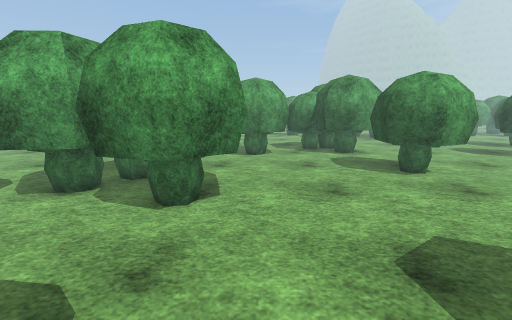
[1] (above)

22 first-person views from a walk through a scene from a Unity 3-D project. The camera is 1.4 m above the floor, tilts 10° down and sees 90° across. The floor is counted in squares, 0.5 m on a side. Each view is taken from the middle of a square. On the plan, view 1 faces up. The plan holds only what a view shows up to about 19 squares ahead; the rest is blank. The place goes on beyond the plan. Surface patterns are stand-ins for the level's own textures.

[2]
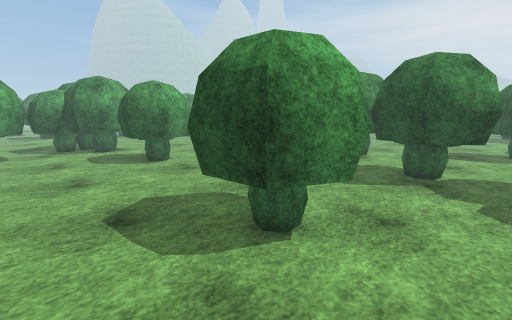

[3]
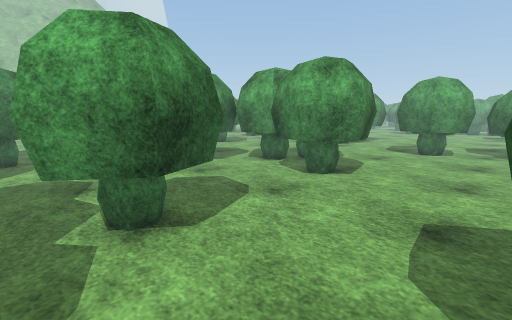

[4]
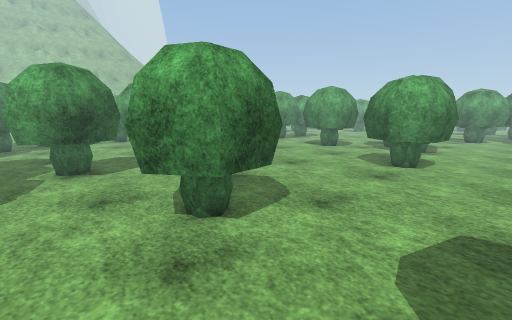

[5]
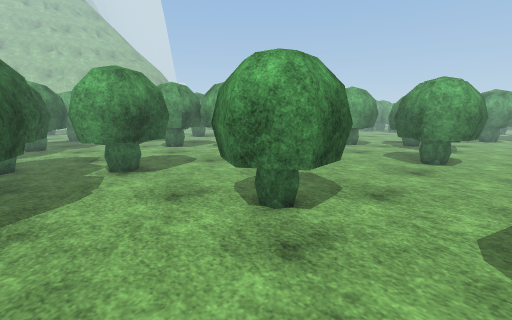

[6]
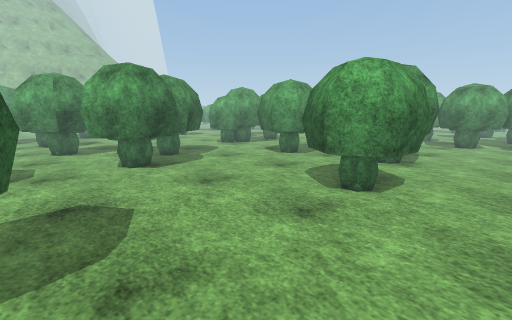

[7]
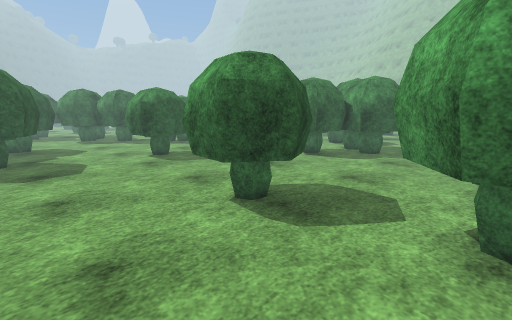

[8]
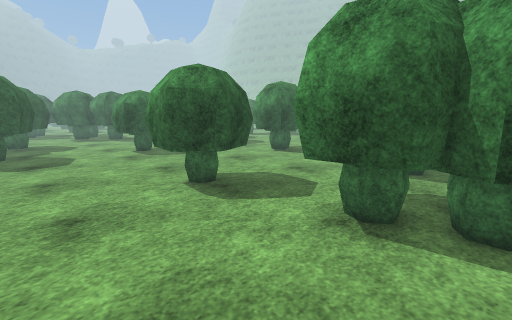

[9]
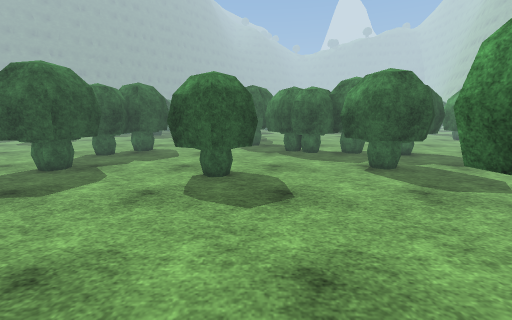

[10]
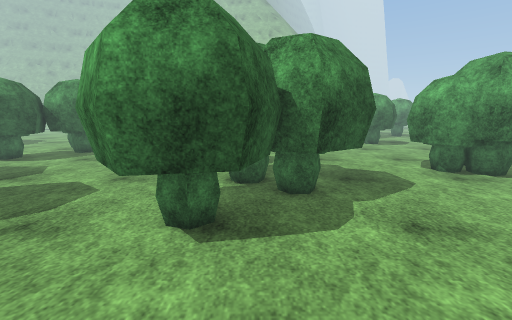

[11]
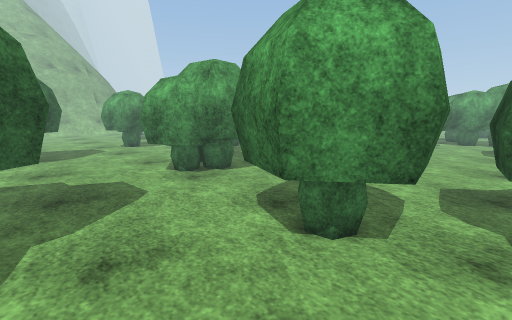

[12]
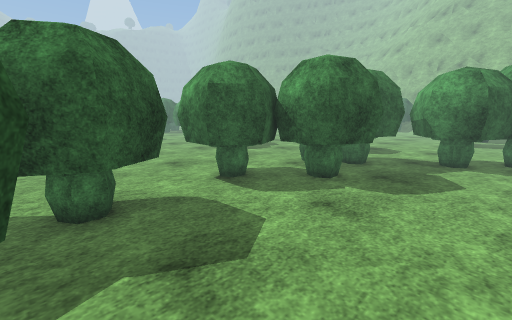

[13]
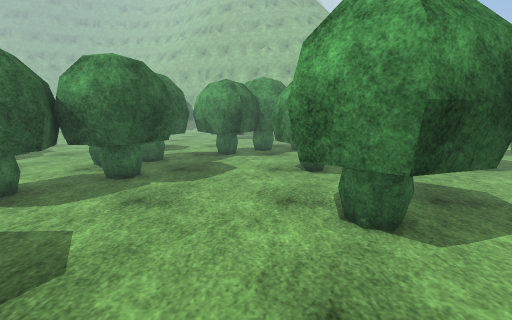

[14]
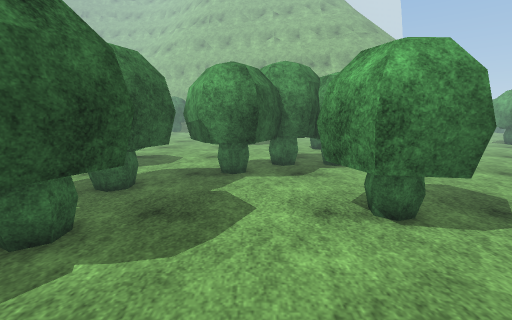

[15]
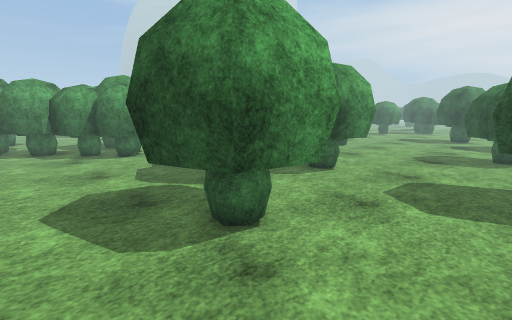

[16]
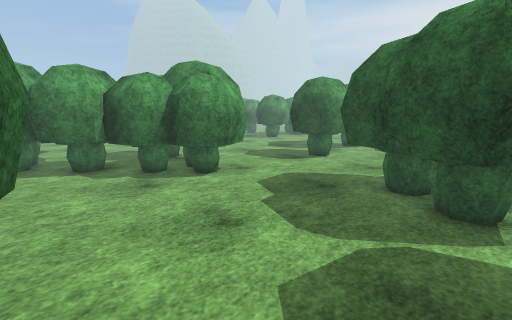

[17]
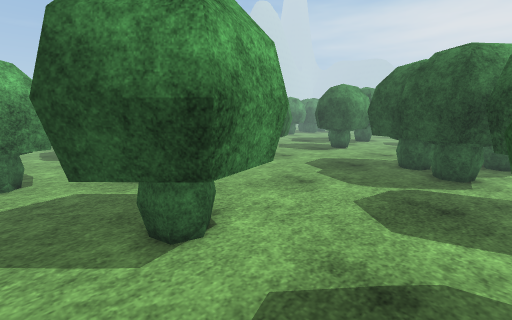

[18]
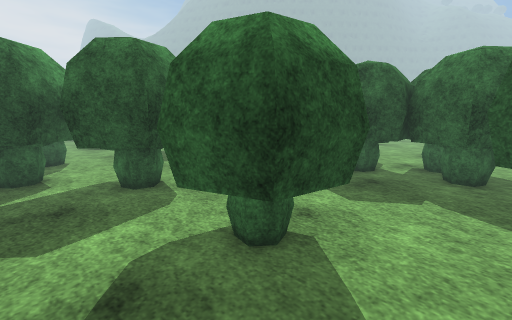

[19]
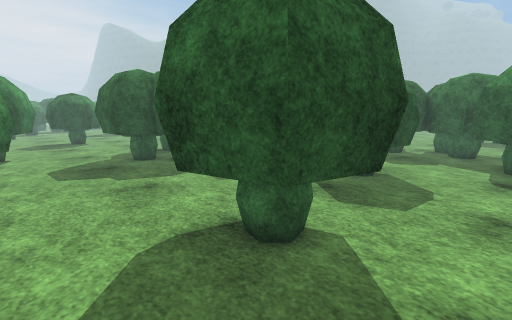

[20]
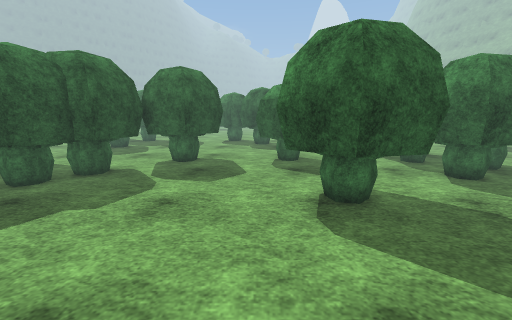

[21]
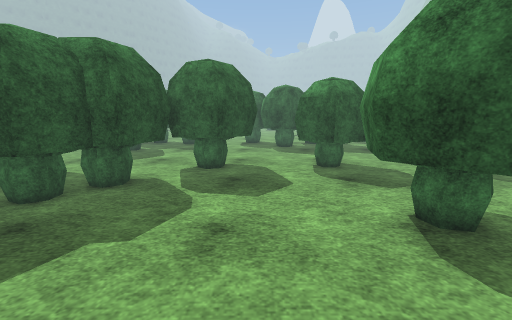

[22]
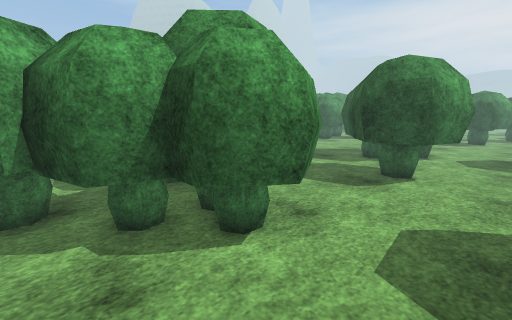

### Floor plan
Key: @ floor where view 1 was taken; # wall or solid block; . floor; T tree.
Columns run from 22 left of view 1 to 14 right of it. Each row starts with its distance up from view 1.
 22       ..TTTT  #T ........T   #TT... .
 21  TT   ....TTT TTT....TT .T  TTTT...
 20  TT   ....TTT TTT...TTT TTT   TT...
 19  T.........TTTTT....TT TT..T##TT.....
 18 ............TTTT....TT#TT..TTTTT.....
 17  ...................TTTTT...TTT......
 16 ...TTT................TT.............
 15 ..TTTTT.......................T......
 14 ..TT#TT........TTTT.........TTTTT....
 13 .TTT#TT........TTTT.........TTTTT....
 12 ..TTTTT.......T ##TT........TTTTT....
 11  ..TTT.......TTT #TT........TTTTT....
 10  ............TT T  TTT...............
  9 ...........T.TT#T  #TT...............
  8 ....TTT...TTTTTTT T##TT..............
  7  ..TTTTT.TTTTTTTTTTTTTT..............
  6 ...TTTTT.TT##TT...TTT................
  5 T..TTTTT.TTTTTT......................
  4 T... TT...TTTT.......................
  3 TT.........................TTT.......
  2 TT........................TTTTT....TT
  1 TT................TTTT....TTTTT....TT
  0 TT...............TTTTT@...TTTTT...TT#
 -1 TTTT.TTTT........  TTT.....TTT....TTT
 -2  TTTTTTTTT....... TTTT.............TT
 -3  T#T T##TT.....TT.TTT...............T
 -4  T  TT TTTT...TTT  TTTT............TT
 -5    TTT  TTTT..TTT TTTTTTT.........TTT

Positions as (right, up) in squares from view 1, and headings:
1: (0, 0), facing up
2: (1, -3), facing up-right
3: (4, -3), facing up-left
4: (12, -3), facing up-left
5: (11, -5), facing up-left
6: (12, 3), facing up-left
7: (14, 19), facing down-left
8: (14, 22), facing down-left
9: (4, 13), facing down
10: (4, 10), facing left
11: (3, 13), facing up-left
12: (-5, 3), facing down-left
13: (-4, 3), facing left
14: (-10, 2), facing left
15: (-15, 1), facing up-right
16: (-16, 9), facing up-right
17: (-21, 8), facing up-right
18: (-21, 10), facing down-right
19: (-22, 18), facing down-right
20: (-15, 22), facing down
21: (-13, 20), facing down
22: (-13, 15), facing up-right
